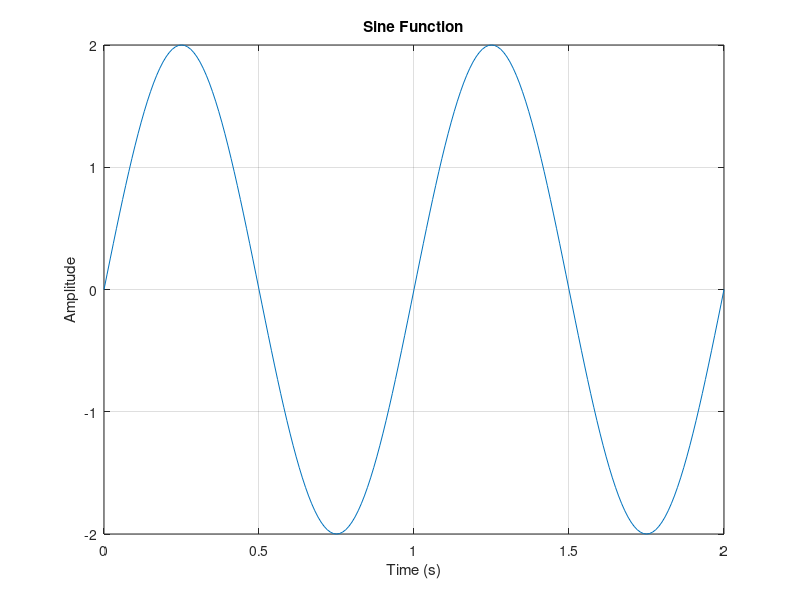
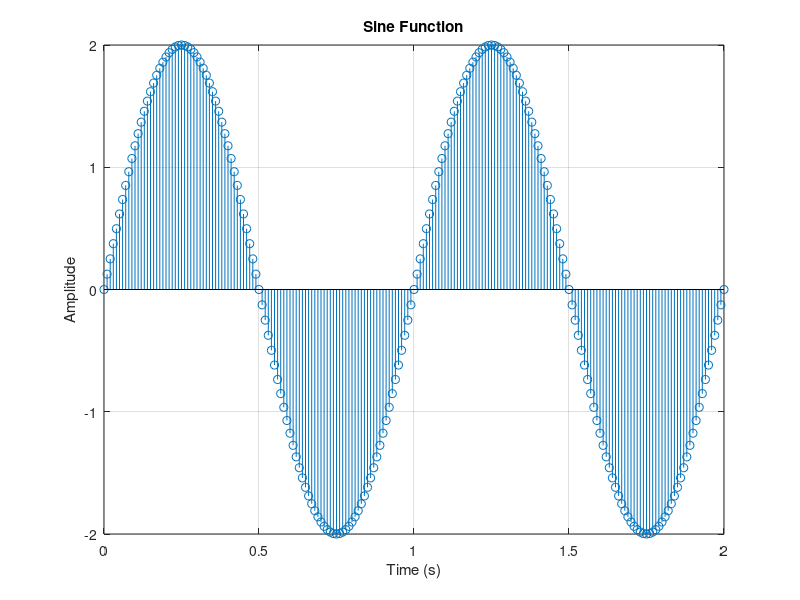
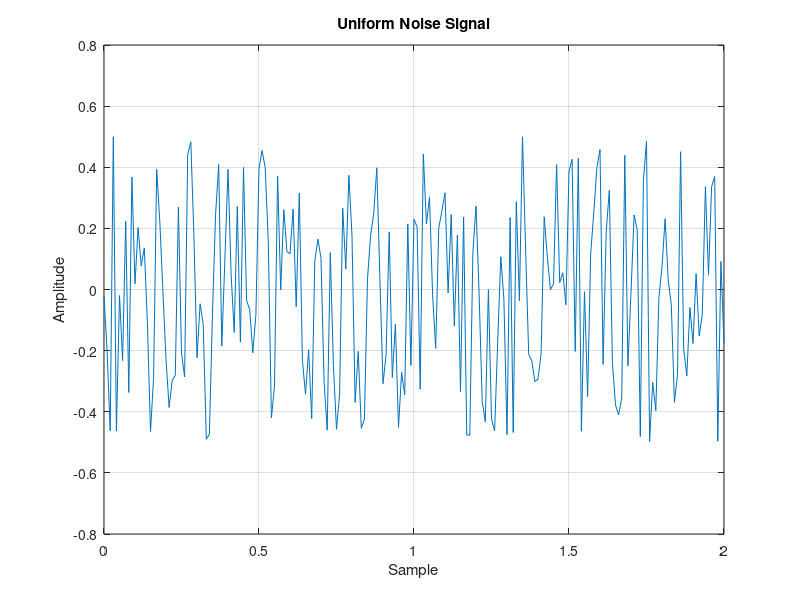
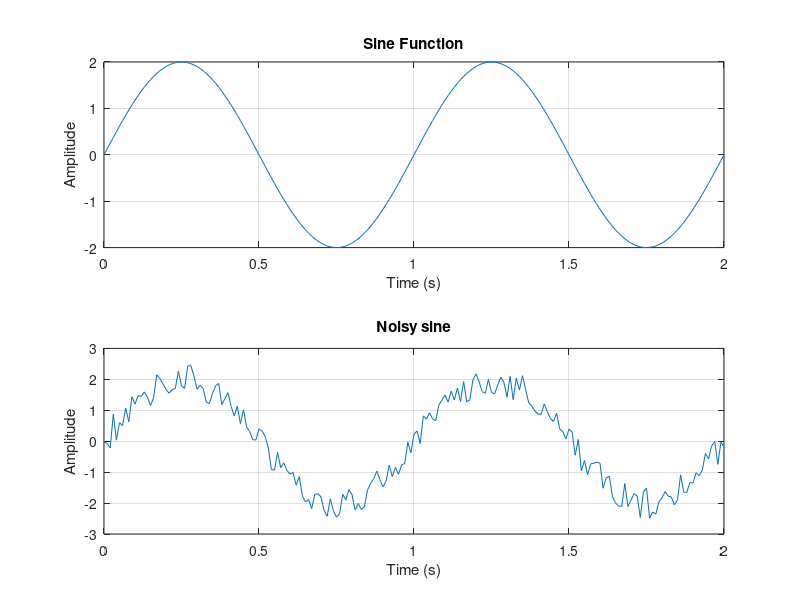

Here is the MATLAB script that generated these plots, in order:
%% *Homework 1*

%% Clear the workspace
close all;
clear;
clc;

%% Homework 1_1

% This cell is about, plotting Sine wave with "plot function" and "stem function"
% Now we declare variables first

Ts = 0.01;
amp = 2;
t = 0:Ts:2;
f0 = 1;
w = 2 * pi * f0;
signal = amp * sin(w * t);

% Now we plot signla with two functions "plot and stem"

figure('Name', 'Sine Plot');
plot(t, signal, 'LineWidth', 0.5);
xlabel('Time (s)');
ylabel('Amplitude');
title('Sine Function');
grid on;
figure('Name', 'Sine Stem');
stem(t, signal, 'LineWidth', 0.5);
xlabel('Time (s)');
ylabel('Amplitude');
title('Sine Function');
grid on;

%% Homework1_2

% This cell is about showing uniform random noise and adding it with sinusoidal wave
% Now first declare variables that we need for this task

Ts = 0.01;
amp = 2;
t = 0:Ts:2;
f0 = 1;
w = 2 * pi * f0;
signal = amp * sin(w * t);
size_t = size(t);
stochastic_signal = rand(1, size_t(2)) - 0.5;
noisy_signal = signal + stochastic_signal;

% Plotting the Uniform Noise Signal

figure('Name', 'Uniform Noise Signal');
plot(t, stochastic_signal);
title('Uniform Noise Signal');
xlabel('Sample');
ylabel('Amplitude');
grid on;

% Plotting sine wave with and without noise

figure('Name', 'Sine Waves');
subplot(2, 1, 1)
plot(t, signal);
title('Sine Function');
xlabel('Time (s)');
ylabel('Amplitude');
grid on;

subplot(2, 1, 2)
plot(t, noisy_signal);
title('Noisy sine');
xlabel('Time (s)');
ylabel('Amplitude');
grid on;

%% Homework1_3

Ts = 0.01;
amp = 2;
t = 0:Ts:2;
f0 = 1;
w = 2 * pi * f0;
signal = amp * sin(w * t);
size_t = size(t);
stochastic_signal = rand(1, size_t(2)) - 0.5;
noisy_signal = signal + stochastic_signal;

M1 = 0;
M2 = 20;
amp_mov = 1 / (M1 + M2 + 1);
n = -M1:M2;
N = size_t(2);
uni = ones(1, M1 + M2 + 1);
smoothed_sine = amp_mov * conv(noisy_signal, uni, 'same');
figure('Name', 'Moving Averaged Sine');
plot(t, smoothed_sine);
title('Moving Averaged Sine');
xlabel('Time (s)');
ylabel('Amplitude');
grid on;
hold on
plot(t, signal);
legend("Convolved Signal", "Original Signal");

%% homework1_3_2
Ts = 0.01;
amp = 2;
t = 0:Ts:2;
f0 = 1;
w = 2 * pi * f0;
signal = amp * sin(w * t);
size_t = size(t);
stochastic_signal = rand(1, size_t(2)) - 0.5;
noisy_signal = signal + stochastic_signal;

M1 = 10;
M2 = 10;
amp_mov = 1 / (M1 + M2 + 1);
n = -M1:M2;
N = size_t(2);

uni = ones(1, 21);
smoothed_sine = amp_mov * conv(uni, noisy_signal);
shifted_sine = smoothed_sine(M1 + M2 + 1:end);
figure('Name', 'Moving Averaged Sine');
subplot(2, 1, 1)
plot(t, shifted_sine);
title('shifted Sine');
xlabel('Time (s)');
ylabel('Amplitude');
grid on;
subplot(2, 1, 2)
plot(t, signal);
title('sine');
xlabel('Time (s)');
ylabel('Amplitude');
grid on;
%% Homework1_4

Ts = 0.01;
amp = 2;
t = 0:Ts:2;
f0 = 1;
w = 2 * pi * f0;
signal = amp * sin(w * t);
size_t = size(t);
stochastic_signal = rand(1, size_t(2)) - 0.5;
noisy_signal = signal + stochastic_signal;
M1 = 0;
M2 = 20;
amp_mov = 1 / (M1 + M2 + 1);
n = -M1:M2;
N = size_t(2);
uni = ones(1, M1 + M2 + 1);
transfer_function = amp_mov * uni;
filtered_signal = filter(transfer_function, 1, noisy_signal);
smoothed_sine = amp_mov * conv(noisy_signal, uni, 'same');
figure('Name', 'Moving Averaged Sine');
plot(t, smoothed_sine);
title('Moving Averaged Sine');
xlabel('Time (s)');
ylabel('Amplitude');
grid on;
hold on
plot(t, filtered_signal);
legend("Convolved Signal", "filtered Signal");
%% Homework1_5
